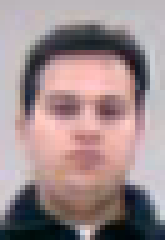
#> input picture py/face.bmp, 33 x 48 px, found by its file name (shown 5 times larger)
$ python 'meia boca.py'
#> lines starting #> are read from the running program, lines starting #| are printed output that depends on the picture
import cv2
import numpy as np
# Carregar as imagens B, C e D (target)
B = cv2.imread('py/face.bmp', cv2.IMREAD_GRAYSCALE)
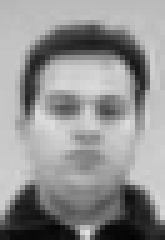
#> B: shape (48, 33) (shown 5 times larger); min 4, max 226, mean 146.2
C = cv2.imread('py/face_lateral_01.bmp', cv2.IMREAD_GRAYSCALE)
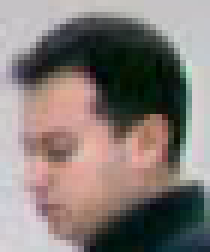
#> input picture py/face_lateral_01.bmp, 35 x 42 px, found by its file name (shown 6 times larger)
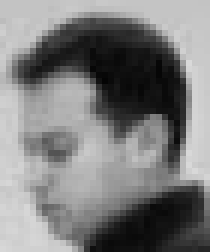
#> C: shape (42, 35) (shown 6 times larger); min 4, max 217, mean 125
D= cv2.imread('py/face_lateral_02.bmp', cv2.IMREAD_GRAYSCALE)
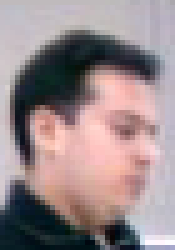
#> input picture py/face_lateral_02.bmp, 35 x 50 px, found by its file name (shown 5 times larger)
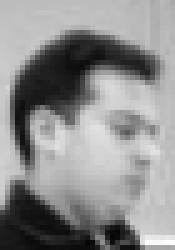
#> D: shape (50, 35) (shown 5 times larger); min 6, max 253, mean 141.4
# Definir um limiar de correlação
threshold = 0.8
target_image_files = ['py/umd_02_i-440/umd_02_i-10.bmp', 'py/umd_02_i-440/umd_02_i-314.bmp', 'py/umd_02_i-440/umd_02_i-420.bmp']
# Loop através das imagens alvo
for target_image_file in target_image_files:
    # Carregar a imagem alvo (imagem A)
    A = cv2.imread(target_image_file, cv2.IMREAD_GRAYSCALE)

    # Calcular a correlação normalizada entre o template B e a imagem A
    # Encontrar as coordenadas do ponto de máxima correlação
    # Dimensões do template B
#> (the run stopped early here; a loop or call above may not have finished)
